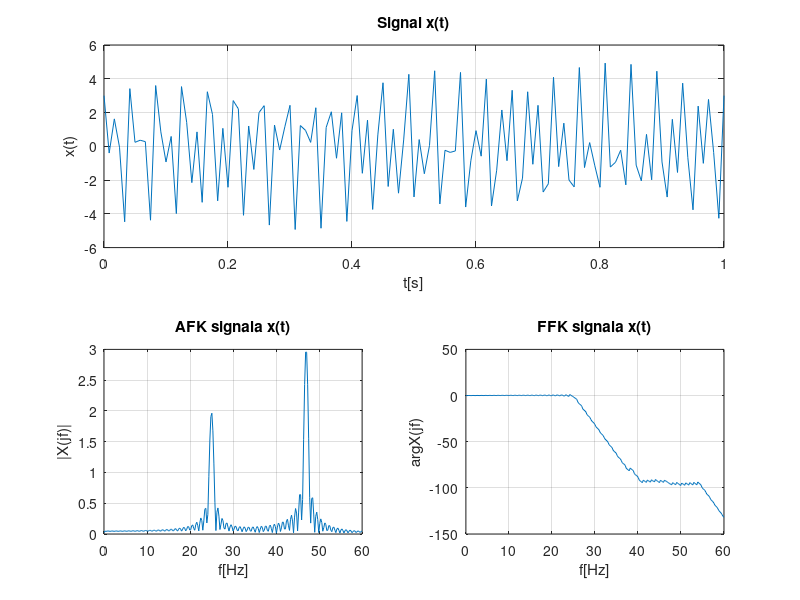
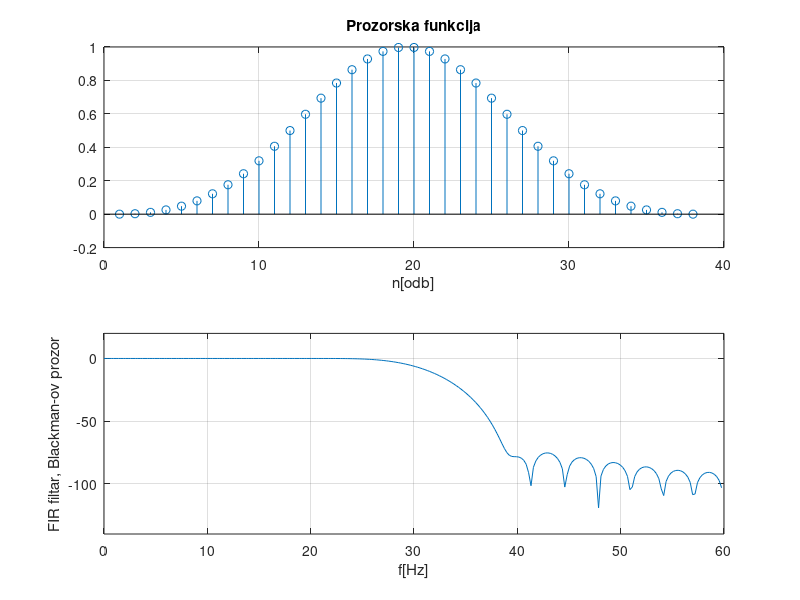
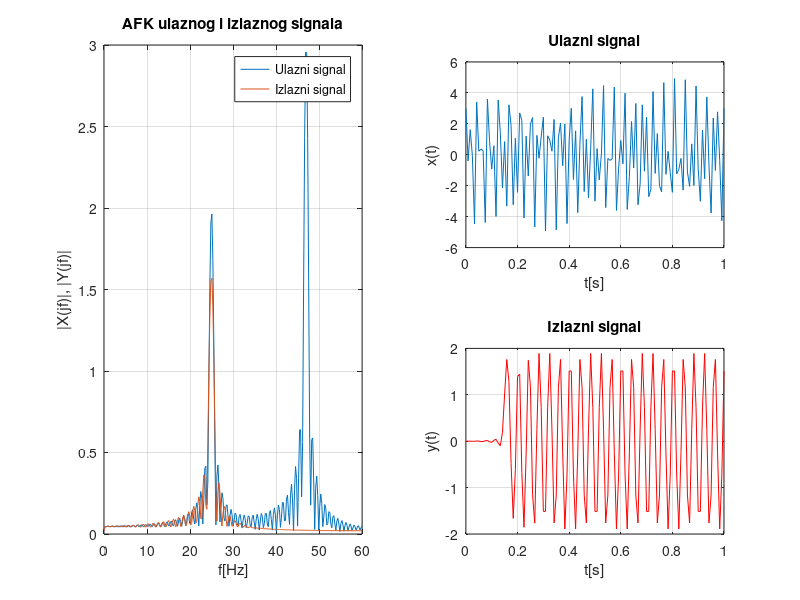

These charts were generated, in order, by the following MATLAB code:
close all; clear all; clc;

Fs = 120;
Ts = 1/Fs;
t = 0:Ts:1;
x = 2*sin(2*pi*25*t) + 3*cos(2*pi*47*t);
N = 4*2^nextpow2(length(x));
f1 = 0:Fs/N:Fs/2;
X = fft(x,N)/length(x);
X1 = abs(X(1:N/2+1));
X1(2:N/2+1) = 2*X1(2:N/2+1);
Xphase = unwrap(angle(X(1:N/2+1)));

figure(1)
  subplot(2,2,1:2)
    plot(t,x);
    xlabel('t[s]'); ylabel('x(t)'); title('Signal x(t)'); grid on;
  subplot(2,2,3)
    plot(f1,X1);
    xlabel('f[Hz]'); ylabel('|X(jf)|'); title('AFK signala x(t)'); grid on;
  subplot(2,2,4)
    plot(f1,Xphase);
    xlabel('f[Hz]'); ylabel('arg{X(jf)}'); title('FFK signala x(t)'); grid on;

% FIR filtar, Blackman-ov prozor
n = 37;
window = blackman(n+1);
Wn = 30/(Fs/2);
a = 1;
b = fir1(n,Wn,window);
[hz,fz] = freqz(b,a,N/2+1,Fs);

figure(2)
  subplot(2,1,1)
    stem(window);
    xlabel('n[odb]'); title('Prozorska funkcija'); grid on;
  subplot(2,1,2)
    plot(fz,20*log10(abs(hz)));
    ylim([-140 20]);
    xlabel('f[Hz]'); ylabel('FIR filtar, Blackman-ov prozor'); grid on;
    
% Filtriranje signala
y = filter(b,a,x);
Y = fft(y,N)/length(y);
Y1 = abs(Y(1:N/2+1));
Y1(2:N/2+1) = 2*Y1(2:N/2+1);

figure(3)
  subplot(2,2,[1,3])
    plot(f1,X1); hold on;
    plot(f1,Y1);
    legend('Ulazni signal', 'Izlazni signal');
    xlabel('f[Hz]'); ylabel('|X(jf)|, |Y(jf)|'); title('AFK ulaznog i izlaznog signala'); grid on;
  subplot(2,2,2)
    plot(t,x);
    xlabel('t[s]'); ylabel('x(t)'); title('Ulazni signal'); grid on;
  subplot(2,2,4)
    plot(t,y,'r');
    xlabel('t[s]'); ylabel('y(t)'); title('Izlazni signal'); grid on;